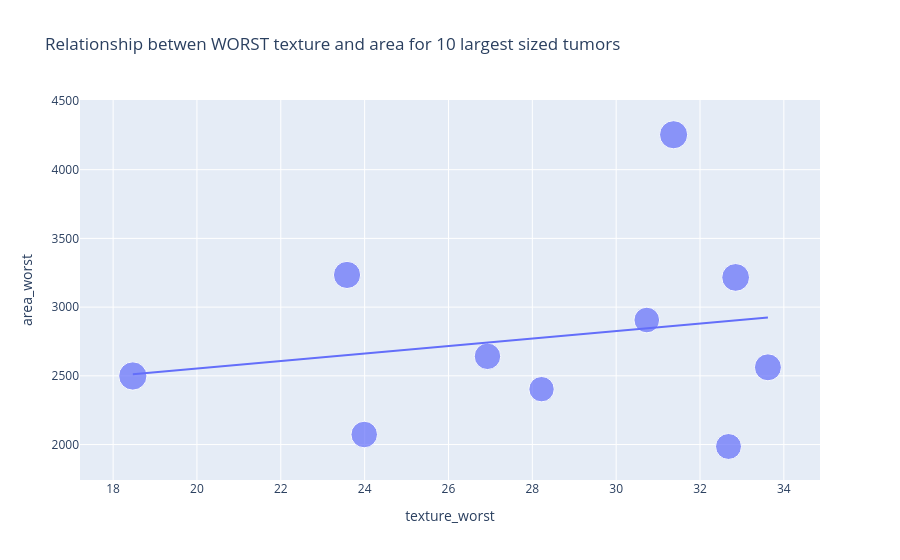

The cell this chart's notebook holds for it:
### Code cell
figure = px.scatter(data_frame = size, x ="texture_worst",y="area_worst",size = "perimeter_mean",trendline = "ols", title = "Relationship betwen WORST texture and area for 10 largest sized tumors")
figure.show()

### Figure 1 — Plotly figure (JSON) as saved in the notebook; plotly's stock layout.template omitted (floating-point values rounded to 4 significant figures)
{"data": [{"hovertemplate": "texture_worst=%{x}<br>area_worst=%{y}<br>perimeter_mean=%{marker.size}<extra></extra>", "legendgroup": "", "marker": {"color": "#636efa", "size": [188.5, 186.9, 182.1, 174.2, 171.5, 165.5, 166.2, 155.1, 158.9, 152.1], "sizemode": "area", "sizeref": 0.4713, "symbol": "circle"}, "mode": "markers", "name": "", "orientation": "v", "showlegend": false, "type": "scatter", "x": [18.47, 31.37, 32.85, 23.58, 33.62, 26.93, 23.99, 30.73, 32.68, 28.22], "xaxis": "x", "y": [2499.0, 4254.0, 3216.0, 3234.0, 2562.0, 2642.0, 2073.0, 2906.0, 1986.0, 2403.0], "yaxis": "y"}, {"hovertemplate": "<b>OLS trendline</b><br>area_worst = 27.2017 * texture_worst + 2009.22<br>R<sup>2</sup>=0.041197<br><br>texture_worst=%{x}<br>area_worst=%{y} <b>(trend)</b><extra></extra>", "legendgroup": "", "marker": {"color": "#636efa", "symbol": "circle"}, "mode": "lines", "name": "", "showlegend": false, "type": "scatter", "x": [18.47, 23.58, 23.99, 26.93, 28.22, 30.73, 31.37, 32.68, 32.85, 33.62], "xaxis": "x", "y": [2512.0, 2651.0, 2662.0, 2742.0, 2777.0, 2845.0, 2863.0, 2898.0, 2903.0, 2924.0], "yaxis": "y"}], "layout": {"legend": {"itemsizing": "constant", "tracegroupgap": 0}, "title": {"text": "Relationship betwen WORST texture and area for 10 largest sized tumors"}, "xaxis": {"anchor": "y", "domain": [0, 1], "title": {"text": "texture_worst"}}, "yaxis": {"anchor": "x", "domain": [0, 1], "title": {"text": "area_worst"}}}}
